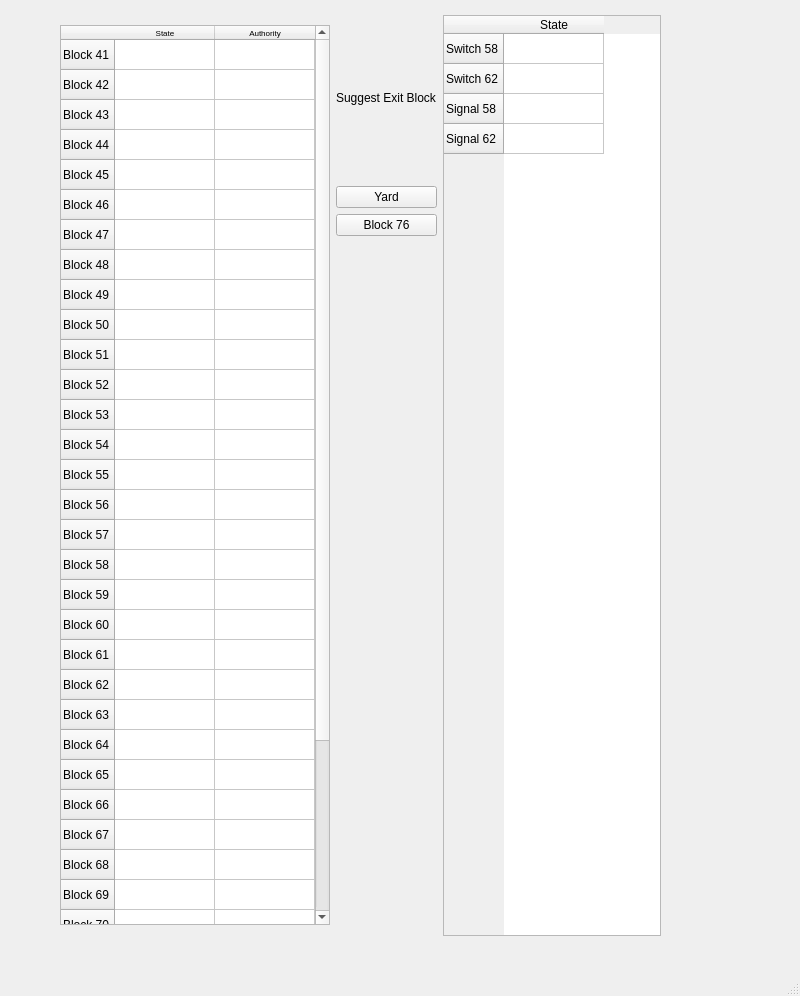
<?xml version="1.0" encoding="UTF-8"?>
<ui version="4.0">
 <class>MainWindow</class>
 <widget class="QMainWindow" name="MainWindow">
  <property name="geometry">
   <rect>
    <x>0</x>
    <y>0</y>
    <width>800</width>
    <height>996</height>
   </rect>
  </property>
  <property name="windowTitle">
   <string>MainWindow</string>
  </property>
  <widget class="QWidget" name="centralwidget">
   <widget class="QWidget" name="horizontalLayoutWidget">
    <property name="geometry">
     <rect>
      <x>60</x>
      <y>15</y>
      <width>601</width>
      <height>921</height>
     </rect>
    </property>
    <layout class="QHBoxLayout" name="horizontalLayout">
     <item>
      <widget class="QTableWidget" name="ctc_block_table">
       <property name="sizePolicy">
        <sizepolicy hsizetype="Minimum" vsizetype="Minimum">
         <horstretch>0</horstretch>
         <verstretch>0</verstretch>
        </sizepolicy>
       </property>
       <property name="maximumSize">
        <size>
         <width>16777215</width>
         <height>900</height>
        </size>
       </property>
       <property name="verticalScrollBarPolicy">
        <enum>Qt::ScrollBarAsNeeded</enum>
       </property>
       <property name="horizontalScrollBarPolicy">
        <enum>Qt::ScrollBarAlwaysOff</enum>
       </property>
       <property name="sizeAdjustPolicy">
        <enum>QAbstractScrollArea::AdjustToContents</enum>
       </property>
       <property name="showGrid">
        <bool>true</bool>
       </property>
       <property name="sortingEnabled">
        <bool>false</bool>
       </property>
       <property name="cornerButtonEnabled">
        <bool>true</bool>
       </property>
       <attribute name="horizontalHeaderCascadingSectionResizes">
        <bool>false</bool>
       </attribute>
       <row>
        <property name="text">
         <string>Block 41</string>
        </property>
       </row>
       <row>
        <property name="text">
         <string>Block 42</string>
        </property>
       </row>
       <row>
        <property name="text">
         <string>Block 43</string>
        </property>
       </row>
       <row>
        <property name="text">
         <string>Block 44</string>
        </property>
       </row>
       <row>
        <property name="text">
         <string>Block 45</string>
        </property>
       </row>
       <row>
        <property name="text">
         <string>Block 46</string>
        </property>
       </row>
       <row>
        <property name="text">
         <string>Block 47</string>
        </property>
       </row>
       <row>
        <property name="text">
         <string>Block 48</string>
        </property>
       </row>
       <row>
        <property name="text">
         <string>Block 49</string>
        </property>
       </row>
       <row>
        <property name="text">
         <string>Block 50</string>
        </property>
       </row>
       <row>
        <property name="text">
         <string>Block 51</string>
        </property>
       </row>
       <row>
        <property name="text">
         <string>Block 52</string>
        </property>
       </row>
       <row>
        <property name="text">
         <string>Block 53</string>
        </property>
       </row>
       <row>
        <property name="text">
         <string>Block 54</string>
        </property>
       </row>
       <row>
        <property name="text">
         <string>Block 55</string>
        </property>
       </row>
       <row>
        <property name="text">
         <string>Block 56</string>
        </property>
       </row>
       <row>
        <property name="text">
         <string>Block 57</string>
        </property>
       </row>
       <row>
        <property name="text">
         <string>Block 58</string>
        </property>
       </row>
       <row>
        <property name="text">
         <string>Block 59</string>
        </property>
       </row>
       <row>
        <property name="text">
         <string>Block 60</string>
        </property>
       </row>
       <row>
        <property name="text">
         <string>Block 61</string>
        </property>
       </row>
       <row>
        <property name="text">
         <string>Block 62</string>
        </property>
       </row>
       <row>
        <property name="text">
         <string>Block 63</string>
        </property>
       </row>
       <row>
        <property name="text">
         <string>Block 64</string>
        </property>
       </row>
       <row>
        <property name="text">
         <string>Block 65</string>
        </property>
       </row>
       <row>
        <property name="text">
         <string>Block 66</string>
        </property>
       </row>
       <row>
        <property name="text">
         <string>Block 67</string>
        </property>
       </row>
       <row>
        <property name="text">
         <string>Block 68</string>
        </property>
       </row>
       <row>
        <property name="text">
         <string>Block 69</string>
        </property>
       </row>
       <row>
        <property name="text">
         <string>Block 70</string>
        </property>
       </row>
       <row>
        <property name="text">
         <string>Block 71</string>
        </property>
       </row>
       <row>
        <property name="text">
         <string>Block 72</string>
        </property>
       </row>
       <row>
        <property name="text">
         <string>Block 73</string>
        </property>
       </row>
       <row>
        <property name="text">
         <string>Block 74</string>
        </property>
       </row>
       <row>
        <property name="text">
         <string>Block 75</string>
        </property>
       </row>
       <row>
        <property name="text">
         <string>Block 76</string>
        </property>
       </row>
       <column>
        <property name="text">
         <string>State</string>
        </property>
        <property name="font">
         <font>
          <pointsize>6</pointsize>
         </font>
        </property>
       </column>
       <column>
        <property name="text">
         <string>Authority</string>
        </property>
        <property name="font">
         <font>
          <pointsize>6</pointsize>
         </font>
        </property>
       </column>
      </widget>
     </item>
     <item>
      <layout class="QVBoxLayout" name="verticalLayout">
       <property name="bottomMargin">
        <number>700</number>
       </property>
       <item>
        <widget class="QLabel" name="label">
         <property name="text">
          <string>Suggest Exit Block</string>
         </property>
        </widget>
       </item>
       <item>
        <widget class="QPushButton" name="yard_button">
         <property name="text">
          <string>Yard</string>
         </property>
        </widget>
       </item>
       <item>
        <widget class="QPushButton" name="blk76_button">
         <property name="text">
          <string>Block 76</string>
         </property>
        </widget>
       </item>
      </layout>
     </item>
     <item>
      <widget class="QTableWidget" name="ctc_elements_table">
       <row>
        <property name="text">
         <string>Switch 58</string>
        </property>
       </row>
       <row>
        <property name="text">
         <string>Switch 62</string>
        </property>
       </row>
       <row>
        <property name="text">
         <string>Signal 58</string>
        </property>
       </row>
       <row>
        <property name="text">
         <string>Signal 62</string>
        </property>
       </row>
       <column>
        <property name="text">
         <string>State</string>
        </property>
       </column>
      </widget>
     </item>
    </layout>
   </widget>
  </widget>
  <widget class="QMenuBar" name="menubar">
   <property name="geometry">
    <rect>
     <x>0</x>
     <y>0</y>
     <width>800</width>
     <height>22</height>
    </rect>
   </property>
  </widget>
  <widget class="QStatusBar" name="statusbar"/>
 </widget>
 <resources/>
 <connections/>
</ui>
